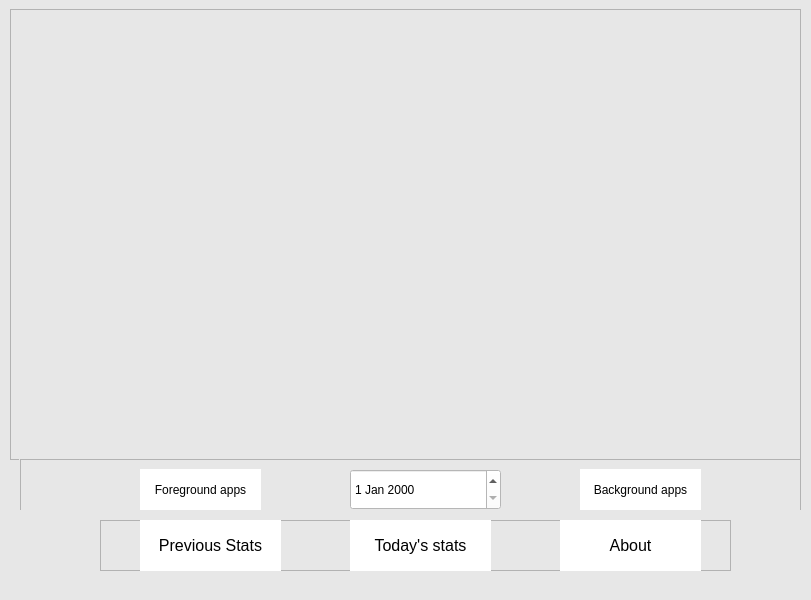
<?xml version="1.0" encoding="UTF-8"?>
<ui version="4.0">
 <class>WindowsWellbeing</class>
 <widget class="QMainWindow" name="WindowsWellbeing">
  <property name="geometry">
   <rect>
    <x>0</x>
    <y>0</y>
    <width>811</width>
    <height>600</height>
   </rect>
  </property>
  <property name="minimumSize">
   <size>
    <width>800</width>
    <height>600</height>
   </size>
  </property>
  <property name="maximumSize">
   <size>
    <width>16777215</width>
    <height>16777215</height>
   </size>
  </property>
  <property name="windowTitle">
   <string>Window Wellbeing</string>
  </property>
  <property name="autoFillBackground">
   <bool>false</bool>
  </property>
  <property name="styleSheet">
   <string notr="true">background-color: rgb(231, 231, 231);</string>
  </property>
  <widget class="QWidget" name="centralwidget">
   <widget class="QFrame" name="frame">
    <property name="geometry">
     <rect>
      <x>100</x>
      <y>520</y>
      <width>631</width>
      <height>51</height>
     </rect>
    </property>
    <property name="sizePolicy">
     <sizepolicy hsizetype="Expanding" vsizetype="Expanding">
      <horstretch>1</horstretch>
      <verstretch>1</verstretch>
     </sizepolicy>
    </property>
    <property name="sizeIncrement">
     <size>
      <width>1</width>
      <height>1</height>
     </size>
    </property>
    <property name="frameShape">
     <enum>QFrame::StyledPanel</enum>
    </property>
    <property name="frameShadow">
     <enum>QFrame::Raised</enum>
    </property>
    <widget class="QPushButton" name="todayBt">
     <property name="geometry">
      <rect>
       <x>250</x>
       <y>0</y>
       <width>141</width>
       <height>51</height>
      </rect>
     </property>
     <property name="font">
      <font>
       <pointsize>12</pointsize>
      </font>
     </property>
     <property name="styleSheet">
      <string notr="true">QPushButton{
	border:2px solid white;
	background-color:white;
	outline:none;
}
QPushButton:focus{
	border:2px solid grey;
}</string>
     </property>
     <property name="text">
      <string>Today's stats</string>
     </property>
    </widget>
    <widget class="QPushButton" name="prevBt">
     <property name="geometry">
      <rect>
       <x>40</x>
       <y>0</y>
       <width>141</width>
       <height>51</height>
      </rect>
     </property>
     <property name="font">
      <font>
       <pointsize>12</pointsize>
      </font>
     </property>
     <property name="styleSheet">
      <string notr="true">QPushButton{
	border:2px solid white;
	background-color:white;
	outline:none;
}
QPushButton:focus{
	border:2px solid grey;
}</string>
     </property>
     <property name="text">
      <string>Previous Stats</string>
     </property>
    </widget>
    <widget class="QPushButton" name="aboutBt">
     <property name="geometry">
      <rect>
       <x>460</x>
       <y>0</y>
       <width>141</width>
       <height>51</height>
      </rect>
     </property>
     <property name="sizePolicy">
      <sizepolicy hsizetype="Expanding" vsizetype="Fixed">
       <horstretch>0</horstretch>
       <verstretch>0</verstretch>
      </sizepolicy>
     </property>
     <property name="sizeIncrement">
      <size>
       <width>2</width>
       <height>0</height>
      </size>
     </property>
     <property name="font">
      <font>
       <pointsize>12</pointsize>
      </font>
     </property>
     <property name="styleSheet">
      <string notr="true">QPushButton{
	border:2px solid white;
	background-color:white;
	outline:none;
}
QPushButton:focus{
	border:2px solid grey;
}</string>
     </property>
     <property name="text">
      <string>About</string>
     </property>
    </widget>
   </widget>
   <widget class="QStackedWidget" name="stackedWidget">
    <property name="geometry">
     <rect>
      <x>0</x>
      <y>9</y>
      <width>1191</width>
      <height>501</height>
     </rect>
    </property>
    <property name="sizeIncrement">
     <size>
      <width>1</width>
      <height>1</height>
     </size>
    </property>
    <property name="currentIndex">
     <number>1</number>
    </property>
    <widget class="QWidget" name="page1">
     <property name="sizePolicy">
      <sizepolicy hsizetype="Expanding" vsizetype="Expanding">
       <horstretch>0</horstretch>
       <verstretch>0</verstretch>
      </sizepolicy>
     </property>
     <widget class="QFrame" name="todayOption">
      <property name="geometry">
       <rect>
        <x>0</x>
        <y>460</y>
        <width>801</width>
        <height>41</height>
       </rect>
      </property>
      <property name="frameShape">
       <enum>QFrame::StyledPanel</enum>
      </property>
      <property name="frameShadow">
       <enum>QFrame::Raised</enum>
      </property>
      <widget class="QPushButton" name="foregroundBt">
       <property name="geometry">
        <rect>
         <x>270</x>
         <y>0</y>
         <width>121</width>
         <height>41</height>
        </rect>
       </property>
       <property name="styleSheet">
        <string notr="true">QPushButton{
	border:2px solid white;
	background-color:white;
	outline:none;
}
QPushButton:focus{
	border:2px solid grey;
}</string>
       </property>
       <property name="text">
        <string>Foreground apps</string>
       </property>
      </widget>
      <widget class="QPushButton" name="backgroundBt">
       <property name="geometry">
        <rect>
         <x>440</x>
         <y>0</y>
         <width>121</width>
         <height>41</height>
        </rect>
       </property>
       <property name="styleSheet">
        <string notr="true">QPushButton{
	border:2px solid white;
	background-color:white;
	outline:none;
}
QPushButton:focus{
	border:2px solid grey;
}</string>
       </property>
       <property name="text">
        <string>Background apps</string>
       </property>
      </widget>
     </widget>
     <widget class="QFrame" name="frame_2">
      <property name="geometry">
       <rect>
        <x>10</x>
        <y>0</y>
        <width>1171</width>
        <height>461</height>
       </rect>
      </property>
      <property name="frameShape">
       <enum>QFrame::StyledPanel</enum>
      </property>
      <property name="frameShadow">
       <enum>QFrame::Raised</enum>
      </property>
      <widget class="QStackedWidget" name="foreAndBackStackedToday">
       <property name="geometry">
        <rect>
         <x>0</x>
         <y>0</y>
         <width>791</width>
         <height>451</height>
        </rect>
       </property>
       <property name="currentIndex">
        <number>0</number>
       </property>
       <widget class="QWidget" name="foreground">
        <widget class="QWidget" name="horizontalLayoutWidget">
         <property name="geometry">
          <rect>
           <x>-10</x>
           <y>0</y>
           <width>801</width>
           <height>461</height>
          </rect>
         </property>
         <layout class="QHBoxLayout" name="todayFrQhbox"/>
        </widget>
       </widget>
       <widget class="QWidget" name="background">
        <widget class="QWidget" name="horizontalLayoutWidget_2">
         <property name="geometry">
          <rect>
           <x>-10</x>
           <y>0</y>
           <width>801</width>
           <height>471</height>
          </rect>
         </property>
         <layout class="QHBoxLayout" name="backgroundQhbox"/>
        </widget>
       </widget>
       <widget class="QWidget" name="noTodayDataPage">
        <widget class="QLabel" name="noDataLabelToday">
         <property name="geometry">
          <rect>
           <x>220</x>
           <y>160</y>
           <width>351</width>
           <height>151</height>
          </rect>
         </property>
         <property name="font">
          <font>
           <family>Arial</family>
           <pointsize>16</pointsize>
          </font>
         </property>
         <property name="text">
          <string>No statistics found for today. Reboot your computer or try running script manually</string>
         </property>
         <property name="alignment">
          <set>Qt::AlignCenter</set>
         </property>
         <property name="wordWrap">
          <bool>true</bool>
         </property>
        </widget>
       </widget>
      </widget>
     </widget>
    </widget>
    <widget class="QWidget" name="page2">
     <property name="styleSheet">
      <string notr="true"/>
     </property>
     <widget class="QFrame" name="frame_3">
      <property name="geometry">
       <rect>
        <x>10</x>
        <y>0</y>
        <width>791</width>
        <height>451</height>
       </rect>
      </property>
      <property name="frameShape">
       <enum>QFrame::StyledPanel</enum>
      </property>
      <property name="frameShadow">
       <enum>QFrame::Raised</enum>
      </property>
      <widget class="QStackedWidget" name="foreAndBackStackedPrev">
       <property name="geometry">
        <rect>
         <x>9</x>
         <y>9</y>
         <width>781</width>
         <height>451</height>
        </rect>
       </property>
       <widget class="QWidget" name="foreground_prev">
        <widget class="QWidget" name="horizontalLayoutWidget_7">
         <property name="geometry">
          <rect>
           <x>-1</x>
           <y>-1</y>
           <width>781</width>
           <height>441</height>
          </rect>
         </property>
         <layout class="QHBoxLayout" name="prevFrQhbox"/>
        </widget>
       </widget>
       <widget class="QWidget" name="background_prev">
        <widget class="QWidget" name="horizontalLayoutWidget_8">
         <property name="geometry">
          <rect>
           <x>-1</x>
           <y>-1</y>
           <width>781</width>
           <height>441</height>
          </rect>
         </property>
         <layout class="QHBoxLayout" name="prevBkQhbox"/>
        </widget>
       </widget>
       <widget class="QWidget" name="no_prev_data">
        <widget class="QLabel" name="no_data_prev">
         <property name="geometry">
          <rect>
           <x>310</x>
           <y>160</y>
           <width>161</width>
           <height>121</height>
          </rect>
         </property>
         <property name="font">
          <font>
           <family>MS Sans Serif</family>
           <pointsize>12</pointsize>
          </font>
         </property>
         <property name="text">
          <string>No data found</string>
         </property>
         <property name="alignment">
          <set>Qt::AlignCenter</set>
         </property>
        </widget>
       </widget>
      </widget>
     </widget>
     <widget class="QFrame" name="prev_option">
      <property name="geometry">
       <rect>
        <x>20</x>
        <y>450</y>
        <width>781</width>
        <height>61</height>
       </rect>
      </property>
      <property name="frameShape">
       <enum>QFrame::StyledPanel</enum>
      </property>
      <property name="frameShadow">
       <enum>QFrame::Raised</enum>
      </property>
      <widget class="QPushButton" name="foregroundBt_prev">
       <property name="geometry">
        <rect>
         <x>120</x>
         <y>10</y>
         <width>121</width>
         <height>41</height>
        </rect>
       </property>
       <property name="styleSheet">
        <string notr="true">QPushButton{
	border:2px solid white;
	background-color:white;
	outline:none;
}
QPushButton:focus{
	border:2px solid grey;
}</string>
       </property>
       <property name="text">
        <string>Foreground apps</string>
       </property>
      </widget>
      <widget class="QPushButton" name="backgroundBt_prev">
       <property name="geometry">
        <rect>
         <x>560</x>
         <y>10</y>
         <width>121</width>
         <height>41</height>
        </rect>
       </property>
       <property name="styleSheet">
        <string notr="true">QPushButton{
	border:2px solid white;
	background-color:white;
	outline:none;
}
QPushButton:focus{
	border:2px solid grey;
}</string>
       </property>
       <property name="text">
        <string>Background apps</string>
       </property>
      </widget>
      <widget class="QDateEdit" name="date_select">
       <property name="geometry">
        <rect>
         <x>330</x>
         <y>10</y>
         <width>151</width>
         <height>41</height>
        </rect>
       </property>
       <property name="styleSheet">
        <string notr="true">background-color:white;</string>
       </property>
      </widget>
     </widget>
    </widget>
    <widget class="QWidget" name="page3">
     <widget class="QLabel" name="thanks">
      <property name="geometry">
       <rect>
        <x>250</x>
        <y>100</y>
        <width>281</width>
        <height>71</height>
       </rect>
      </property>
      <property name="font">
       <font>
        <family>Arial</family>
        <pointsize>14</pointsize>
       </font>
      </property>
      <property name="text">
       <string>Thanks for trying out this software </string>
      </property>
      <property name="alignment">
       <set>Qt::AlignCenter</set>
      </property>
      <property name="wordWrap">
       <bool>true</bool>
      </property>
     </widget>
     <widget class="QLabel" name="link">
      <property name="geometry">
       <rect>
        <x>250</x>
        <y>250</y>
        <width>271</width>
        <height>41</height>
       </rect>
      </property>
      <property name="text">
       <string>&lt;html&gt;&lt;head/&gt;&lt;body&gt;&lt;p&gt;Link to github source code &lt;a href=&quot;https://github.com/pratik0903/Windows-Wellbeing&quot;&gt;&lt;span style=&quot; text-decoration: underline; color:#0000ff;&quot;&gt;here&lt;/span&gt;&lt;/a&gt;&lt;/p&gt;&lt;/body&gt;&lt;/html&gt;</string>
      </property>
      <property name="alignment">
       <set>Qt::AlignCenter</set>
      </property>
     </widget>
    </widget>
   </widget>
  </widget>
  <widget class="QStatusBar" name="statusbar"/>
 </widget>
 <resources>
  <include location="Windows-Wellbeing/qtImage.qrc"/>
 </resources>
 <connections/>
</ui>
